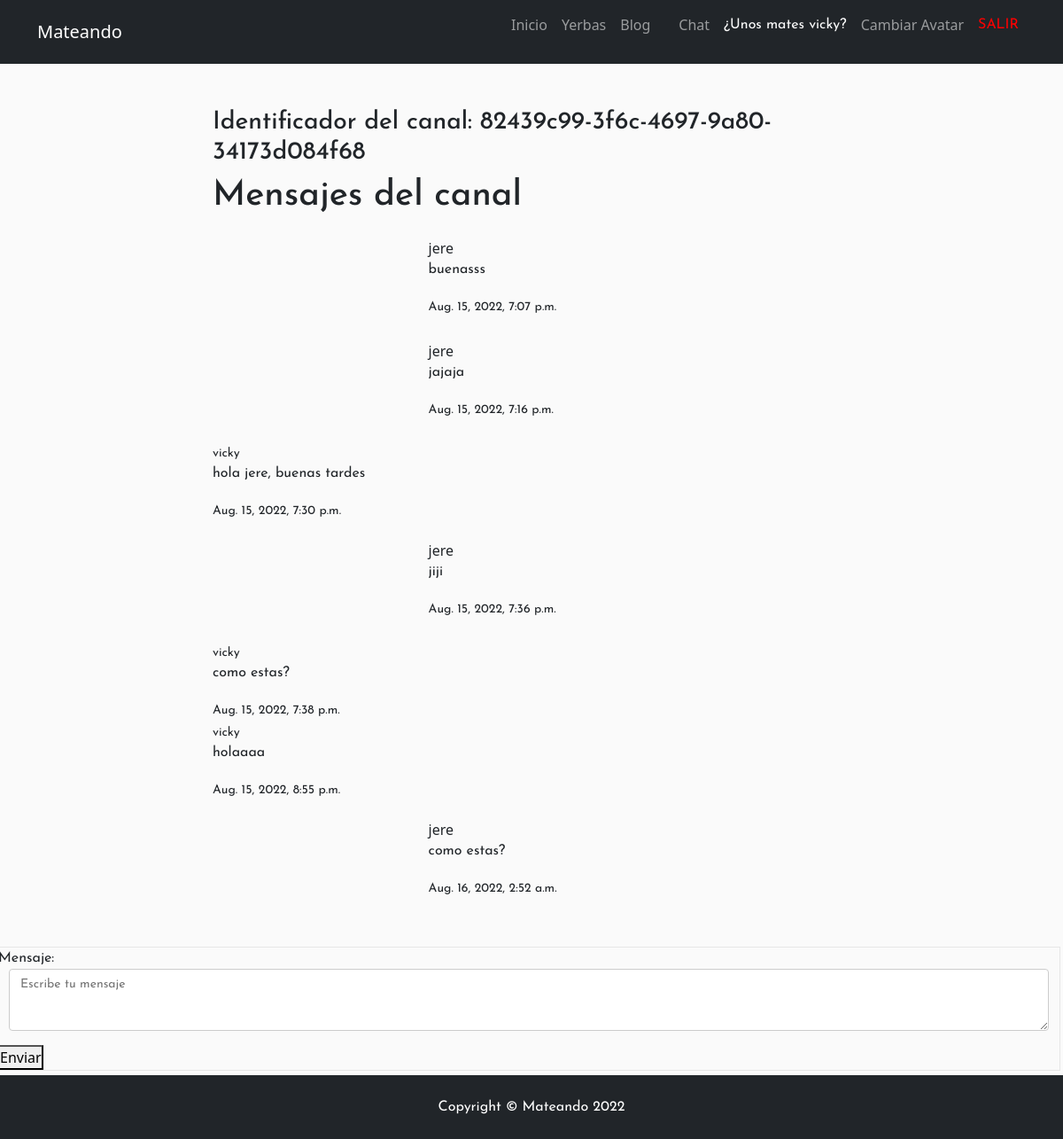
Page /MatesApp/canal/82439c993f6c46979a8034173d084f68 (signed in) on the committed database.
### MatesApp/models.py (models this page shows)
class ModelBase(models.Model):
    id = models.UUIDField(default=uuid.uuid4, primary_key=True, db_index=True, editable=False)
    tiempo= models.DateTimeField(auto_now_add=True)
    actualizar= models.DateTimeField(auto_now=True)
    class Meta:
        abstract= True

class Canal(ModelBase):
    usuarios= models.ManyToManyField(User, blank=True, through=CanalUsuario)
    objects= CanalManager()

class CanalMensaje(ModelBase):
    canal= models.ForeignKey("Canal", on_delete=models.CASCADE)
    usuario= models.ForeignKey(User, on_delete=models.CASCADE)
    texto= models.TextField()

### MatesApp/views.py (the view)
class CanalDetailView(LoginRequiredMixin, CanalFormMixin, DetailView ):
    template_name= 'MatesApp/canal_detail.html'
    queryset= Canal.objects.all()
    def get_context_data(self, *args, **kwargs):
        context= super(). get_context_data(*args, **kwargs)
        obj= context['object']
        print(obj)
        context['si_canal_miembro']= self.request.user in obj.usuarios.all()
        return context

### MatesApp/forms.py
class FormMensajes(forms.Form):
    mensaje= forms.CharField(widget=forms.Textarea(attrs= {
            "class": "formulario_ms",
            "placeholder": "Escribe tu mensaje"
    }))

### templatechat/MatesApp/canal_detail.html (shortened to what this page needs)
{% extends 'base.html' %}
{% block contenedor %}
    <h3>Identificador del canal: {{object.id}}</h3>
    <h1>Mensajes del canal</h1>
    {% for mensaje in object.canalmensaje_set.all %}
                <div class="div_ms{% if request.user == mensaje.usuario %}mis_mensajes">
                {% else %} tus_mensajes {% endif %}
                <small>{{mensaje.usuario}}</small>
                <p>{{mensaje.texto}}</p>
                <small>{{mensaje.tiempo}}</small>
                </div>
    {% endfor %}
    </div>
    <div class="div_form_ms">
        <form id="form_submit" action="{{ request.path }}" method="POST">
            {{form.as_p}}
            <button type="submit">
                Enviar
            </button>
    </form>
    </div>
{% endblock %}

### MatesApp/templates/MatesApp/padre.html (shortened to what this page needs)
<!DOCTYPE html>
<html lang="en">
    <head>
        {% load static %}
        <link href="{% static 'MatesApp/css/styles.css' %}" rel="stylesheet" />
    </head>
    <body>
        <nav class="navbar navbar-expand-lg navbar-dark bg-dark">
            <div class="container">
                <a class="navbar-brand" href="{% url 'inicio' %}">Mateando</a>
                <div class="collapse navbar-collapse" id="navbarSupportedContent">
                    <ul class="navbar-nav ms-auto mb-2 mb-lg-0">
                        <li class="nav-item"><a class="nav-link" href="{% url 'inicio' %}">Inicio</a></li>
                        <li class="nav-item"><a class="nav-link" href="{% url 'yerbas' %}">Yerbas</a></li>
                        <li class="nav-item"><a class="nav-link" aria-current="page" href="{% url 'blog' %}">Blog</a></li>
                        <li class="nav-item"><a class="nav-link" aria-current="page" href="{% url 'publicar' %}"></a></li>
                        <li class="nav-item"><a class="nav-link" href="{% url 'inbox' %}">Chat</a></li>
                        {% if not request.user.is_authenticated %}
                        <li class="nav-item"><a class="nav-link active" href="{% url 'login' %}"><p style="color:#ff0000";>INICIAR SESIÓN</p></a></li>
                            <li class="nav-item"><a class="nav-link active" href="{% url 'register' %}"><p style="color:#ff0000";>REGISTRARSE</p></a></li>
                            <li class="nav-item"><a class="nav-link active" href="{% url 'aboutme' %}">Acerca de Nosotros</a></li>
                        {% else %}
                        <li class="nav-item"><a class="nav-link" href="{% url 'EditarPerfil' %}"><p style="color:#fcfcfc";>  ¿Unos mates {{ request.user.username }}?</p>
                        <li class="nav-item"><a class="nav-link" href="{% url 'agregarAvatar' %}">Cambiar Avatar</a></li>
                        <li class="nav-item"><a class="nav-link active" href="{% url 'logout' %}"><p style="color:#ff0000";>SALIR</p></a></li>
                        {% endif %}
                    </ul>
                </div>
            </div>
        </nav>
        {% block contenido_que_cambia%}{% endblock%}
        <footer class="py-4 bg-dark">
            <div class="container"><p class="m-0 text-center text-white">Copyright &copy; Mateando 2022</p></div>
        </footer>
    </body>
</html>

### templatechat/base.html (style rules this page uses)
* { margin: 0; padding: 0; }
body { background:#fafafa; }
h1, h2, h3, p, small { font-family: 'Josefin Sans', sans-serif; }

### templatechat/MatesApp/canal_detail.html (style rules this page uses)
.div_ms { margin: 1.2rem auto; width: 35%; padding: 0.2rem 0.6rem 0.3rem 0.6rem }
.div_form_ms { width: 100%; margin-top: 5px; margin-bottom: 5px; margin-left: -3px; border:1px solid #e6e6e6; }
#id_mensaje { display: block; padding: 6px 12px; margin-left: 1%; margin-right: 1%; width: 98%; min-width: 98%; max-width: 98%; height: 70px; min-height: 70px; max-height: 70px; box-sizing: border-box; font-size: 14px; color: #333; border:1px solid #ccc; border-radius: 4px; }

### rows in the picture
Canal: id "82439c99-3f6c-4697-9a80-34173d084f68"
CanalMensaje: usuario "jere", texto "buenasss", tiempo "Aug. 15, 2022, 7:07 p.m."
CanalMensaje: usuario "jere", texto "jajaja", tiempo "Aug. 15, 2022, 7:16 p.m."
CanalMensaje: usuario "vicky", texto "hola jere, buenas tardes", tiempo "Aug. 15, 2022, 7:30 p.m."
CanalMensaje: usuario "jere", texto "jiji", tiempo "Aug. 15, 2022, 7:36 p.m."
CanalMensaje: usuario "vicky", texto "como estas?", tiempo "Aug. 15, 2022, 7:38 p.m."
CanalMensaje: usuario "vicky", texto "holaaaa", tiempo "Aug. 15, 2022, 8:55 p.m."
CanalMensaje: usuario "jere", texto "como estas?", tiempo "Aug. 16, 2022, 2:52 a.m."

### other values in the picture
{{ request.user.username }} "vicky"
